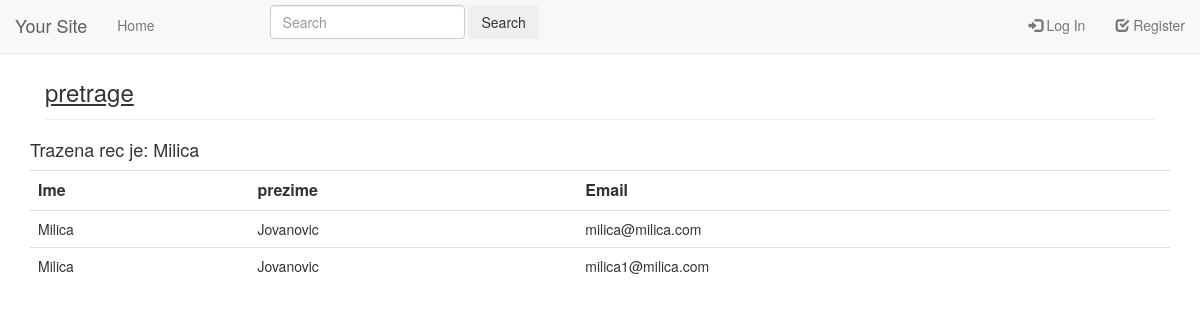
The page /pretrage.php?pretraga=Milica on the database its author committed.
### tables this page shows
CREATE TABLE `users` (
  `id` int(11) NOT NULL,
  `firstname` varchar(32) NOT NULL,
  `lastname` varchar(32) NOT NULL,
  `email` varchar(64) NOT NULL,
  `password` varchar(512) NOT NULL,
  `access_level` varchar(16) NOT NULL,
  `access_code` text DEFAULT NULL,
  `status` int(11) NOT NULL COMMENT '0=pending,1=confirmed',
  `created` datetime NOT NULL,
  `modified` timestamp NOT NULL DEFAULT current_timestamp() ON UPDATE current_timestamp()
);

### objects/user.php (called while the page is built, shortened)
<?php
class user
{
    private $conn;
    private $table_name = "users";
    public function __construct($db){
        $this->conn = $db;
    }
    public function search ($rec){
       $query=" SELECT
                    *
                FROM
                    " . $this->table_name . "
                WHERE
				`firstname` LIKE '%$rec%' or `lastname` LIKE '%$rec%' or `email` LIKE '%$rec%'
				";
        $stmt = $this->conn->prepare( $query );
        $stmt->execute();
        return $stmt;
    }
}

### pretrage.php (the view, shortened to what this page needs)
<?php
if(isset($_GET['pretraga']) ){
    $rec = $_GET['pretraga'];
}
include_once "layout_head.php";
    include_once "objects/user.php";
    $database = new Database();
    $db = $database->getConnection();
    $user = new User($db); ?>
    <h4>Trazena rec je: <?=$rec ?></h4>
    <table class='tabel table bordered'>
    <tr>
    <th>Ime</th><th>prezime</th><th>Email</th>
    </tr>
    <?php
    $stmt_user = $user->search($rec);
    while($row_user = $stmt_user->fetch(PDO::FETCH_ASSOC)){?>
        <tr>
        <td>
        <?=$row_user['firstname']  ?>
        </td>
        <td>
        <?=$row_user['lastname']  ?>
        </td>
        <td>
        <?=$row_user['email']  ?>
        </td>
        </tr>
    <?php
    }
    ?>
   </table>
<?php
include_once "layout_foot.php";

### config/core.php (style rules this page uses)
td { font-size: 14px }

### rows shown on the page
users: firstname "Milica", lastname "Jovanovic", email "milica@milica.com"
users: firstname "Milica", lastname "Jovanovic", email "milica1@milica.com"

### other values the page prints
$page_title "pretrage"
$rec "Milica"
